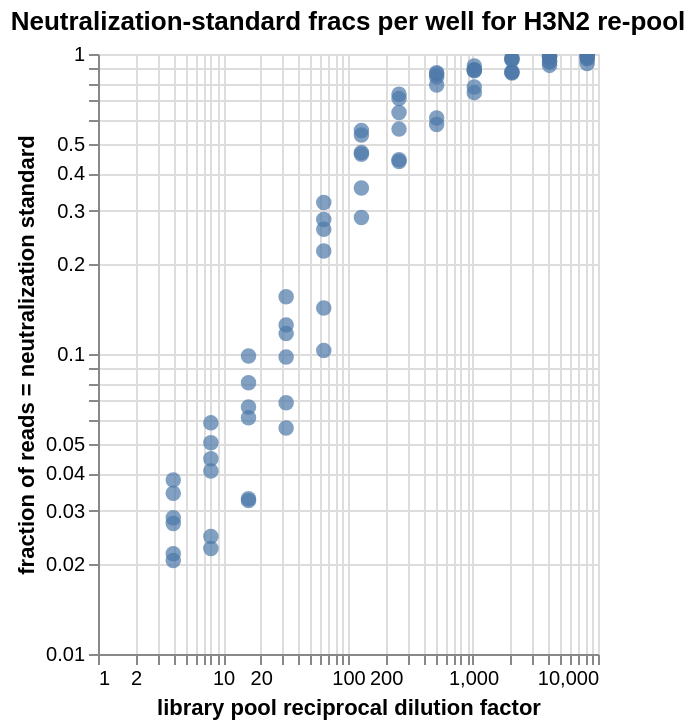

Notebook cell for this chart:
### Code cell
# Scatterplot of the same data as above, plotted by dilution factor
scatter = alt.Chart(neut_standard_fracs
                        # .query('cell_number == "50k"')
                        ).mark_circle(size=60).encode(
    alt.X('dilution_factor:Q', 
          scale=alt.Scale(type='log'),
          title='library pool reciprocal dilution factor'),
    alt.Y('neut_standard_frac:Q', 
          scale=alt.Scale(type='log'),
          title='fraction of reads = neutralization standard'),
    #color='cell_number',
    tooltip=['well', 'dilution_factor', 'neut_standard_frac', 'total_count']
).properties(
        height=alt.Step(10),
        width=250,
        title=f"Neutralization-standard fracs per well for H3N2 re-pool",
    ).interactive()

scatter

### Figure 1 — Vega-Lite specification as saved in the notebook (floating-point values rounded to 4 significant figures)
{"config": {"view": {"continuousWidth": 300, "continuousHeight": 300}}, "data": {"name": "data-6bb57d7cac6977be885e8110bc27b63f"}, "mark": {"type": "circle", "size": 60}, "encoding": {"tooltip": [{"field": "well", "type": "nominal"}, {"field": "dilution_factor", "type": "quantitative"}, {"field": "neut_standard_frac", "type": "quantitative"}, {"field": "total_count", "type": "quantitative"}], "x": {"field": "dilution_factor", "scale": {"type": "log"}, "title": "library pool reciprocal dilution factor", "type": "quantitative"}, "y": {"field": "neut_standard_frac", "scale": {"type": "log"}, "title": "fraction of reads = neutralization standard", "type": "quantitative"}}, "height": {"step": 10}, "params": [{"name": "param_6", "select": {"type": "interval", "encodings": ["x", "y"]}, "bind": "scales"}], "title": "Neutralization-standard fracs per well for H3N2 re-pool", "width": 250, "$schema": "https://vega.github.io/schema/vega-lite/v5.16.3.json", "datasets": {"data-6bb57d7cac6977be885e8110bc27b63f": [{"well": "A1", "sample_well": "A1-none-4-1 (A1)", "dilution_factor": 4, "total_count": 878981, "neut_standard_count": 17999, "neut_standard_frac": 0.02048, "fails_qc": false, "well_group": "1.5e5 cells/well (A & B)"}, {"well": "A10", "sample_well": "A10-none-2048-1 (A10)", "dilution_factor": 2048, "total_count": 773492, "neut_standard_count": 668629, "neut_standard_frac": 0.8644, "fails_qc": false, "well_group": "1.5e5 cells/well (A & B)"}, {"well": "A11", "sample_well": "A11-none-4096-1 (A11)", "dilution_factor": 4096, "total_count": 1261039, "neut_standard_count": 1155412, "neut_standard_frac": 0.9162, "fails_qc": false, "well_group": "1.5e5 cells/well (A & B)"}, {"well": "A12", "sample_well": "A12-none-8192-1 (A12)", "dilution_factor": 8192, "total_count": 1078116, "neut_standard_count": 1038492, "neut_standard_frac": 0.9632, "fails_qc": false, "well_group": "1.5e5 cells/well (A & B)"}, {"well": "A2", "sample_well": "A2-none-8-1 (A2)", "dilution_factor": 8, "total_count": 464866, "neut_standard_count": 10452, "neut_standard_frac": 0.02248, "fails_qc": false, "well_group": "1.5e5 cells/well (A & B)"}, {"well": "A3", "sample_well": "A3-none-16-1 (A3)", "dilution_factor": 16, "total_count": 619303, "neut_standard_count": 20098, "neut_standard_frac": 0.03245, "fails_qc": false, "well_group": "1.5e5 cells/well (A & B)"}, {"well": "A4", "sample_well": "A4-none-32-1 (A4)", "dilution_factor": 32, "total_count": 555509, "neut_standard_count": 31456, "neut_standard_frac": 0.05663, "fails_qc": false, "well_group": "1.5e5 cells/well (A & B)"}, {"well": "A5", "sample_well": "A5-none-64-1 (A5)", "dilution_factor": 64, "total_count": 648452, "neut_standard_count": 66643, "neut_standard_frac": 0.1028, "fails_qc": false, "well_group": "1.5e5 cells/well (A & B)"}, {"well": "A6", "sample_well": "A6-none-128-1 (A6)", "dilution_factor": 128, "total_count": 552387, "neut_standard_count": 157520, "neut_standard_frac": 0.2852, "fails_qc": false, "well_group": "1.5e5 cells/well (A & B)"}, {"well": "A7", "sample_well": "A7-none-256-1 (A7)", "dilution_factor": 256, "total_count": 827714, "neut_standard_count": 362803, "neut_standard_frac": 0.4383, "fails_qc": false, "well_group": "1.5e5 cells/well (A & B)"}, {"well": "A8", "sample_well": "A8-none-512-1 (A8)", "dilution_factor": 512, "total_count": 575237, "neut_standard_count": 334807, "neut_standard_frac": 0.582, "fails_qc": false, "well_group": "1.5e5 cells/well (A & B)"}, {"well": "A9", "sample_well": "A9-none-1024-1 (A9)", "dilution_factor": 1024, "total_count": 639690, "neut_standard_count": 496891, "neut_standard_frac": 0.7768, "fails_qc": false, "well_group": "1.5e5 cells/well (A & B)"}, {"well": "B1", "sample_well": "B1-none-4-2 (B1)", "dilution_factor": 4, "total_count": 1000921, "neut_standard_count": 21608, "neut_standard_frac": 0.02159, "fails_qc": false, "well_group": "1.5e5 cells/well (A & B)"}, {"well": "B10", "sample_well": "B10-none-2048-2 (B10)", "dilution_factor": 2048, "total_count": 816165, "neut_standard_count": 711297, "neut_standard_frac": 0.8715, "fails_qc": false, "well_group": "1.5e5 cells/well (A & B)"}, {"well": "B11", "sample_well": "B11-none-4096-2 (B11)", "dilution_factor": 4096, "total_count": 1133380, "neut_standard_count": 1066045, "neut_standard_frac": 0.9406, "fails_qc": false, "well_group": "1.5e5 cells/well (A & B)"}, {"well": "B12", "sample_well": "B12-none-8192-2 (B12)", "dilution_factor": 8192, "total_count": 970237, "neut_standard_count": 902613, "neut_standard_frac": 0.9303, "fails_qc": false, "well_group": "1.5e5 cells/well (A & B)"}, {"well": "B2", "sample_well": "B2-none-8-2 (B2)", "dilution_factor": 8, "total_count": 930480, "neut_standard_count": 22934, "neut_standard_frac": 0.02465, "fails_qc": false, "well_group": "1.5e5 cells/well (A & B)"}, {"well": "B3", "sample_well": "B3-none-16-2 (B3)", "dilution_factor": 16, "total_count": 753392, "neut_standard_count": 24807, "neut_standard_frac": 0.03293, "fails_qc": false, "well_group": "1.5e5 cells/well (A & B)"}, {"well": "B4", "sample_well": "B4-none-32-2 (B4)", "dilution_factor": 32, "total_count": 883858, "neut_standard_count": 60834, "neut_standard_frac": 0.06883, "fails_qc": false, "well_group": "1.5e5 cells/well (A & B)"}, {"well": "B5", "sample_well": "B5-none-64-2 (B5)", "dilution_factor": 64, "total_count": 681556, "neut_standard_count": 96938, "neut_standard_frac": 0.1422, "fails_qc": false, "well_group": "1.5e5 cells/well (A & B)"}, {"well": "B6", "sample_well": "B6-none-128-2 (B6)", "dilution_factor": 128, "total_count": 837589, "neut_standard_count": 299679, "neut_standard_frac": 0.3578, "fails_qc": false, "well_group": "1.5e5 cells/well (A & B)"}, {"well": "B7", "sample_well": "B7-none-256-2 (B7)", "dilution_factor": 256, "total_count": 971872, "neut_standard_count": 431318, "neut_standard_frac": 0.4438, "fails_qc": false, "well_group": "1.5e5 cells/well (A & B)"}, {"well": "B8", "sample_well": "B8-none-512-2 (B8)", "dilution_factor": 512, "total_count": 893356, "neut_standard_count": 546940, "neut_standard_frac": 0.6122, "fails_qc": false, "well_group": "1.5e5 cells/well (A & B)"}, {"well": "B9", "sample_well": "B9-none-1024-2 (B9)", "dilution_factor": 1024, "total_count": 584940, "neut_standard_count": 434858, "neut_standard_frac": 0.7434, "fails_qc": false, "well_group": "1.5e5 cells/well (A & B)"}, {"well": "C1", "sample_well": "C1-none-4-1 (C1)", "dilution_factor": 4, "total_count": 930459, "neut_standard_count": 26465, "neut_standard_frac": 0.02844, "fails_qc": false, "well_group": "2e5 cells/well (C & D)"}, {"well": "C10", "sample_well": "C10-none-2048-1 (C10)", "dilution_factor": 2048, "total_count": 698824, "neut_standard_count": 668964, "neut_standard_frac": 0.9573, "fails_qc": false, "well_group": "2e5 cells/well (C & D)"}, {"well": "C11", "sample_well": "C11-none-4096-1 (C11)", "dilution_factor": 4096, "total_count": 1210638, "neut_standard_count": 1147350, "neut_standard_frac": 0.9477, "fails_qc": false, "well_group": "2e5 cells/well (C & D)"}, {"well": "C12", "sample_well": "C12-none-8192-1 (C12)", "dilution_factor": 8192, "total_count": 877856, "neut_standard_count": 872766, "neut_standard_frac": 0.9942, "fails_qc": false, "well_group": "2e5 cells/well (C & D)"}, {"well": "C2", "sample_well": "C2-none-8-1 (C2)", "dilution_factor": 8, "total_count": 923598, "neut_standard_count": 41303, "neut_standard_frac": 0.04472, "fails_qc": false, "well_group": "2e5 cells/well (C & D)"}, {"well": "C3", "sample_well": "C3-none-16-1 (C3)", "dilution_factor": 16, "total_count": 840883, "neut_standard_count": 55984, "neut_standard_frac": 0.06658, "fails_qc": false, "well_group": "2e5 cells/well (C & D)"}, {"well": "C4", "sample_well": "C4-none-32-1 (C4)", "dilution_factor": 32, "total_count": 680645, "neut_standard_count": 79596, "neut_standard_frac": 0.1169, "fails_qc": false, "well_group": "2e5 cells/well (C & D)"}, {"well": "C5", "sample_well": "C5-none-64-1 (C5)", "dilution_factor": 64, "total_count": 1064732, "neut_standard_count": 298900, "neut_standard_frac": 0.2807, "fails_qc": false, "well_group": "2e5 cells/well (C & D)"}, {"well": "C6", "sample_well": "C6-none-128-1 (C6)", "dilution_factor": 128, "total_count": 883057, "neut_standard_count": 409201, "neut_standard_frac": 0.4634, "fails_qc": false, "well_group": "2e5 cells/well (C & D)"}, {"well": "C7", "sample_well": "C7-none-256-1 (C7)", "dilution_factor": 256, "total_count": 839454, "neut_standard_count": 535926, "neut_standard_frac": 0.6384, "fails_qc": false, "well_group": "2e5 cells/well (C & D)"}, {"well": "C8", "sample_well": "C8-none-512-1 (C8)", "dilution_factor": 512, "total_count": 821283, "neut_standard_count": 689234, "neut_standard_frac": 0.8392, "fails_qc": false, "well_group": "2e5 cells/well (C & D)"}, {"well": "C9", "sample_well": "C9-none-1024-1 (C9)", "dilution_factor": 1024, "total_count": 902333, "neut_standard_count": 798934, "neut_standard_frac": 0.8854, "fails_qc": false, "well_group": "2e5 cells/well (C & D)"}, {"well": "D1", "sample_well": "D1-none-4-2 (D1)", "dilution_factor": 4, "total_count": 888935, "neut_standard_count": 24189, "neut_standard_frac": 0.02721, "fails_qc": false, "well_group": "2e5 cells/well (C & D)"}, {"well": "D10", "sample_well": "D10-none-2048-2 (D10)", "dilution_factor": 2048, "total_count": 1043993, "neut_standard_count": 908986, "neut_standard_frac": 0.8707, "fails_qc": false, "well_group": "2e5 cells/well (C & D)"}, {"well": "D11", "sample_well": "D11-none-4096-2 (D11)", "dilution_factor": 4096, "total_count": 1030623, "neut_standard_count": 1007700, "neut_standard_frac": 0.9778, "fails_qc": false, "well_group": "2e5 cells/well (C & D)"}, {"well": "D12", "sample_well": "D12-none-8192-2 (D12)", "dilution_factor": 8192, "total_count": 507862, "neut_standard_count": 492265, "neut_standard_frac": 0.9693, "fails_qc": false, "well_group": "2e5 cells/well (C & D)"}, {"well": "D2", "sample_well": "D2-none-8-2 (D2)", "dilution_factor": 8, "total_count": 864932, "neut_standard_count": 35214, "neut_standard_frac": 0.04071, "fails_qc": false, "well_group": "2e5 cells/well (C & D)"}, {"well": "D3", "sample_well": "D3-none-16-2 (D3)", "dilution_factor": 16, "total_count": 814036, "neut_standard_count": 49877, "neut_standard_frac": 0.06127, "fails_qc": false, "well_group": "2e5 cells/well (C & D)"}, {"well": "D4", "sample_well": "D4-none-32-2 (D4)", "dilution_factor": 32, "total_count": 998177, "neut_standard_count": 97600, "neut_standard_frac": 0.09778, "fails_qc": false, "well_group": "2e5 cells/well (C & D)"}, {"well": "D5", "sample_well": "D5-none-64-2 (D5)", "dilution_factor": 64, "total_count": 881701, "neut_standard_count": 194367, "neut_standard_frac": 0.2204, "fails_qc": false, "well_group": "2e5 cells/well (C & D)"}, {"well": "D6", "sample_well": "D6-none-128-2 (D6)", "dilution_factor": 128, "total_count": 841639, "neut_standard_count": 395337, "neut_standard_frac": 0.4697, "fails_qc": false, "well_group": "2e5 cells/well (C & D)"}, {"well": "D7", "sample_well": "D7-none-256-2 (D7)", "dilution_factor": 256, "total_count": 967316, "neut_standard_count": 543525, "neut_standard_frac": 0.5619, "fails_qc": false, "well_group": "2e5 cells/well (C & D)"}, {"well": "D8", "sample_well": "D8-none-512-2 (D8)", "dilution_factor": 512, "total_count": 748672, "neut_standard_count": 590589, "neut_standard_frac": 0.7888, "fails_qc": false, "well_group": "2e5 cells/well (C & D)"}, {"well": "D9", "sample_well": "D9-none-1024-2 (D9)", "dilution_factor": 1024, "total_count": 850636, "neut_standard_count": 752052, "neut_standard_frac": 0.8841, "fails_qc": false, "well_group": "2e5 cells/well (C & D)"}, {"well": "E1", "sample_well": "E1-none-4-1 (E1)", "dilution_factor": 4, "total_count": 666189, "neut_standard_count": 25347, "neut_standard_frac": 0.03805, "fails_qc": false, "well_group": "2.5e5 cells/well (E & F)"}, {"well": "E10", "sample_well": "E10-none-2048-1 (E10)", "dilution_factor": 2048, "total_count": 952636, "neut_standard_count": 924142, "neut_standard_frac": 0.9701, "fails_qc": false, "well_group": "2.5e5 cells/well (E & F)"}, {"well": "E11", "sample_well": "E11-none-4096-1 (E11)", "dilution_factor": 4096, "total_count": 954146, "neut_standard_count": 938078, "neut_standard_frac": 0.9832, "fails_qc": false, "well_group": "2.5e5 cells/well (E & F)"}, {"well": "E12", "sample_well": "E12-none-8192-1 (E12)", "dilution_factor": 8192, "total_count": 997135, "neut_standard_count": 989828, "neut_standard_frac": 0.9927, "fails_qc": false, "well_group": "2.5e5 cells/well (E & F)"}, {"well": "E2", "sample_well": "E2-none-8-1 (E2)", "dilution_factor": 8, "total_count": 912472, "neut_standard_count": 53788, "neut_standard_frac": 0.05895, "fails_qc": false, "well_group": "2.5e5 cells/well (E & F)"}, {"well": "E3", "sample_well": "E3-none-16-1 (E3)", "dilution_factor": 16, "total_count": 849460, "neut_standard_count": 83648, "neut_standard_frac": 0.09847, "fails_qc": false, "well_group": "2.5e5 cells/well (E & F)"}, {"well": "E4", "sample_well": "E4-none-32-1 (E4)", "dilution_factor": 32, "total_count": 996718, "neut_standard_count": 154719, "neut_standard_frac": 0.1552, "fails_qc": false, "well_group": "2.5e5 cells/well (E & F)"}, {"well": "E5", "sample_well": "E5-none-64-1 (E5)", "dilution_factor": 64, "total_count": 526578, "neut_standard_count": 168370, "neut_standard_frac": 0.3197, "fails_qc": false, "well_group": "2.5e5 cells/well (E & F)"}, {"well": "E6", "sample_well": "E6-none-128-1 (E6)", "dilution_factor": 128, "total_count": 939610, "neut_standard_count": 504278, "neut_standard_frac": 0.5367, "fails_qc": false, "well_group": "2.5e5 cells/well (E & F)"}, {"well": "E7", "sample_well": "E7-none-256-1 (E7)", "dilution_factor": 256, "total_count": 884798, "neut_standard_count": 649303, "neut_standard_frac": 0.7338, "fails_qc": false, "well_group": "2.5e5 cells/well (E & F)"}, {"well": "E8", "sample_well": "E8-none-512-1 (E8)", "dilution_factor": 512, "total_count": 820345, "neut_standard_count": 710204, "neut_standard_frac": 0.8657, "fails_qc": false, "well_group": "2.5e5 cells/well (E & F)"}, {"well": "E9", "sample_well": "E9-none-1024-1 (E9)", "dilution_factor": 1024, "total_count": 850528, "neut_standard_count": 775850, "neut_standard_frac": 0.9122, "fails_qc": false, "well_group": "2.5e5 cells/well (E & F)"}, {"well": "F1", "sample_well": "F1-none-4-2 (F1)", "dilution_factor": 4, "total_count": 897707, "neut_standard_count": 30842, "neut_standard_frac": 0.03436, "fails_qc": false, "well_group": "2.5e5 cells/well (E & F)"}, {"well": "F10", "sample_well": "F10-none-2048-2 (F10)", "dilution_factor": 2048, "total_count": 1050658, "neut_standard_count": 1009875, "neut_standard_frac": 0.9612, "fails_qc": false, "well_group": "2.5e5 cells/well (E & F)"}, {"well": "F11", "sample_well": "F11-none-4096-2 (F11)", "dilution_factor": 4096, "total_count": 1390728, "neut_standard_count": 1363901, "neut_standard_frac": 0.9807, "fails_qc": false, "well_group": "2.5e5 cells/well (E & F)"}, {"well": "F12", "sample_well": "F12-none-8192-2 (F12)", "dilution_factor": 8192, "total_count": 948646, "neut_standard_count": 933255, "neut_standard_frac": 0.9838, "fails_qc": false, "well_group": "2.5e5 cells/well (E & F)"}, {"well": "F2", "sample_well": "F2-none-8-2 (F2)", "dilution_factor": 8, "total_count": 894663, "neut_standard_count": 45245, "neut_standard_frac": 0.05057, "fails_qc": false, "well_group": "2.5e5 cells/well (E & F)"}, {"well": "F3", "sample_well": "F3-none-16-2 (F3)", "dilution_factor": 16, "total_count": 808419, "neut_standard_count": 64873, "neut_standard_frac": 0.08025, "fails_qc": false, "well_group": "2.5e5 cells/well (E & F)"}, {"well": "F4", "sample_well": "F4-none-32-2 (F4)", "dilution_factor": 32, "total_count": 887914, "neut_standard_count": 111016, "neut_standard_frac": 0.125, "fails_qc": false, "well_group": "2.5e5 cells/well (E & F)"}, {"well": "F5", "sample_well": "F5-none-64-2 (F5)", "dilution_factor": 64, "total_count": 970524, "neut_standard_count": 252749, "neut_standard_frac": 0.2604, "fails_qc": false, "well_group": "2.5e5 cells/well (E & F)"}, {"well": "F6", "sample_well": "F6-none-128-2 (F6)", "dilution_factor": 128, "total_count": 930045, "neut_standard_count": 517286, "neut_standard_frac": 0.5562, "fails_qc": false, "well_group": "2.5e5 cells/well (E & F)"}, {"well": "F7", "sample_well": "F7-none-256-2 (F7)", "dilution_factor": 256, "total_count": 891810, "neut_standard_count": 633264, "neut_standard_frac": 0.7101, "fails_qc": false, "well_group": "2.5e5 cells/well (E & F)"}, {"well": "F8", "sample_well": "F8-none-512-2 (F8)", "dilution_factor": 512, "total_count": 859063, "neut_standard_count": 736450, "neut_standard_frac": 0.8573, "fails_qc": false, "well_group": "2.5e5 cells/well (E & F)"}, {"well": "F9", "sample_well": "F9-none-1024-2 (F9)", "dilution_factor": 1024, "total_count": 458173, "neut_standard_count": 402983, "neut_standard_frac": 0.8795, "fails_qc": false, "well_group": "2.5e5 cells/well (E & F)"}]}}
